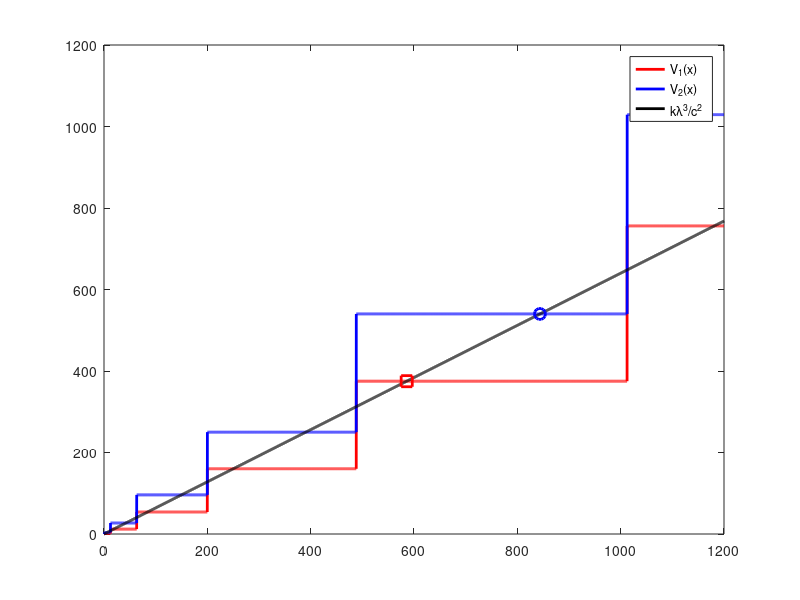
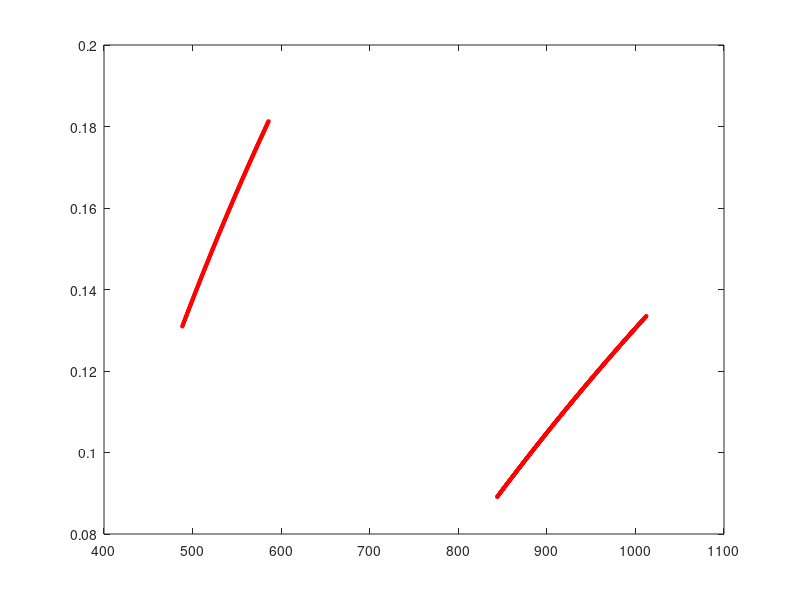

Here is the MATLAB script that generated these plots, in order: (Note: this script raises an error after producing the figures.)
%%%%%%%%%%%%%%%%%%%%%%%%%%%%%%%%%%%%%%%%%%
%%%%%%%    self-optimization       %%%%%%%
%%%%%%%%%%%        PoA         %%%%%%%%%%%
%%%%%%%%%%%%%%%%%%%%%%%%%%%%%%%%%%%%%%%%%%

clear
lambda = 4;
mu = 4;
rho = lambda / mu;
k = 0.1 : .1 : 1200;
c = 10;
count  = 0;

v1 = zeros(1, length(k));
v2 = zeros(1, length(k));
x1 = zeros(1, length(k));
x2 = zeros(1, length(k));

for i = 1 : length(k)
    if rho == 1
        x_opt = (2.*k(i).*lambda^3./c^2).^(1/4) - 1;
        x1(i) = floor(x_opt);
        x2(i) = ceil(x_opt);
        v1(i) = (x1(i)+1).^3 .*(x1(i)+2)./2;
        v2(i) = x2(i).*(x2(i)+1).^3./2;
    else
        myfun1 = @(x) (k(i).*lambda.^3.*(1-rho).^3./(c.^2.*rho.^3)).*(1 + 1./(rho.^(x+1)-1)).^2 ...
            + (rho.^(x+1)-1)./log(rho) - x - 1;
        x_opt = fzero(myfun1, [-0.9 200]);
        x1(i) = floor(x_opt);
        x2(i) = ceil(x_opt);
        v1(i) = (1 - rho.^(x1(i)+1)).^2.*(x1(i)+1-(x1(i)+2).*rho+rho.^(x1(i)+2))./(rho.^(2.*x1(i)-1) .* (1-rho)^4);
        v2(i) = (1 - rho.^(x2(i)+1)).^2.*(x2(i) -(x2(i)+1).*rho+rho.^(x2(i)+1))./(rho.^(2.*x2(i)-1) .* (1-rho)^4);
    end
end
%%%%%%%%%%%%%%%%%%%%%%%%%%%%%%%%%%%%%%%%%%%%%
% find the floor start index and end index 
for j = 1 : length(v1)
    if (x1(j) == 4)
        index_start_floor = j;
        break
    end
end

for j = 1 : length(v1)
    if (x1(j) == 5)
        index_end_floor = j-1;
        break
    end
end

for m = index_start_floor : index_end_floor
    if (k(m)*lambda^3/c^2 > v1(m))
        floor_end = m-1;
        break
    end
end
%%%%%%%%%%%%%%%%%%%%%%%%%%%%%%%%%%%%%%%%%%%%%%
% find the ceiling start index and end index

for j = 1 : length(v2)
    if (x2(j) == 5)
        index_start_ceil = j;
        break
    end
end

for j = 1 : length(v2)
    if (x2(j) == 6)
        index_end_ceil = j-2;
        break
    end
end

for m = index_start_ceil : index_end_ceil
    if (k(m)*lambda^3/c^2 > v2(m))
        ceil_start = m;
        break
    end
end
%%%%%%%%%%%%%%%%%%%%%%%%%%%%%%%%%%%%%%%%%%%%%%
k_floor = k(index_start_floor : floor_end);
k_ceil = k(ceil_start : index_end_ceil);

% price of anarchy
% self-optimiation vs overall

priceOfAnarchy_floor = zeros(1, length(k_floor));


for i = 1 : length(k_floor)
    if rho == 1
        W = 1/2;
    else
        W = rho/(1-rho) + rho/log(rho);
    end
    if k_floor(i)*lambda^3/c^2 < W/3
%%%%%%%%%%%%% self-optimization Bs = 0 %%%%%%%%%%%%%
        T_u(1:3) = k_floor(i) * lambda^2/c^2;

%%%%%%%%%%%%%%% overall B_g = 0 %%%%%%%%%%%%%%%%
        T_g(1:3) = k_floor(i) * lambda^2/c^2;

        
    elseif (k_floor(i)*lambda^3/c^2 >= W/3) && (k_floor(i)*lambda^3/c^2 < W)
%%%%%%%%%%%%%%%% self-optimization  Bs = 0 %%%%%%%%%%%%%%
        T_u(1:3) = k_floor(i) * lambda^2/c^2;

%%%%%%%%%%%%% overall optimization %%%%%%%%%%%%%%
        if rho == 1
            x_opt = (6*k_floor(i)*lambda^3/c^2)^(1/4) - 1;
        else
            myfun = @(x) (3.*k_floor(i).*lambda.^3.*(1-rho).^3./(c.^2.*rho.^3)).*(1 + 1./(rho.^(x+1)-1)).^2 + (rho.^(x+1)-1)./log(rho) - x - 1;
            x_opt = fzero(myfun, [-0.9 200]);
        end
        if x_opt < 0
            B(1) = 0;
            B(2) = 0;
            B(3) = 0;
        else
            %B = floor(x_opt):floor(x_opt)+1;
            B(1) = floor(x_opt);
            B(2) = floor(x_opt) + 1;
            B(3) = x_opt;
            %B = x_opt;
        end
        if rho ~= 1
            pi_0 = (1 - rho)./(1 - rho.^(B+1));
            pi_B = (rho.^B - rho.^(B+1))./(1 - rho.^(B+1));
            E_Q = pi_0 .* rho .* ( 1 - rho.^B)./(1-rho).^2 - B .* rho.^(B+1).*pi_0 ./ (1 - rho);
            E_Q1 = (B+1)./(rho.^(B+1) - 1) + B + 1/(1 - rho);
        else
            pi_B = 1 ./ (B+1);
            E_Q = B./ 2;
        end
        T_g  =  E_Q./lambda + k_floor(i).*lambda^2 .* pi_B.^3 ./ c^2;
    else
 %%%%%%%%%%%%% self-optimization %%%%%%%%%%%%%%
        if rho == 1
            x_opt = (2*k_floor(i)*lambda^3/c^2)^(1/4) - 1;
        else
            myfun1 = @(x) (k_floor(i).*lambda.^3.*(1-rho).^3./(c.^2.*rho.^3)).*(1 + 1./(rho.^(x+1)-1)).^2 + (rho.^(x+1)-1)./log(rho) - x - 1;
            x_opt = fzero(myfun1, [-0.9 200]);
        end
        if x_opt < 0
            Bs(1) = 0;
            Bs(2) = 0;
            Bs(3) = 0;
        else
            %Bs = floor(x_opt):floor(x_opt)+1;
            %Bs = x_opt;
            Bs(1) = floor(x_opt);
            Bs(2) = floor(x_opt) + 1;
            Bs(3) = x_opt;
        end
        if rho ~= 1
            pi_0s = (1 - rho)./(1 - rho.^(Bs+1));
            pi_Bs = (rho.^Bs - rho.^(Bs+1))./(1 - rho.^(Bs+1));
            E_Qs = pi_0s .* rho .* ( 1 - rho.^Bs)./(1-rho).^2 - Bs .* rho.^(Bs+1).*pi_0s ./ (1 - rho);
            E_Q1 = (Bs + 1)./(rho.^(Bs+1) - 1) + Bs + 1/(1 - rho);
        else
            pi_Bs = 1 ./ (Bs+1);
            E_Qs = Bs./ 2;
        end
        T_u  =  E_Qs./lambda + k_floor(i).*lambda^2 .* pi_Bs.^3 ./ c^2;

        
%%%%%%%%%%%%% overall optimization%%%%%%%%%%%%%
        if rho == 1
            x_opt = (6*k_floor(i)*lambda^3/c^2)^(1/4) - 1;
        else
            myfun2 = @(x) (3.*k_floor(i).*lambda.^3.*(1-rho).^3./(c.^2.*rho.^3)).*(1 + 1./(rho.^(x+1)-1)).^2 + (rho.^(x+1)-1)./log(rho) - x - 1;
            x_opt = fzero(myfun2, [-0.9 200]);
        end
        if x_opt < 0
            B(1) = 0;
            B(2) = 0;
            B(3) = 0;
        else
            B(1) = floor(x_opt);
            B(2) = floor(x_opt) + 1;
            B(3) = x_opt;
            %B = floor(x_opt):floor(x_opt)+1;
            %B = x_opt;
        end
        if rho ~= 1
            pi_0 = (1 - rho)./(1 - rho.^(B+1));
            pi_B = (rho.^B - rho.^(B+1))./(1 - rho.^(B+1));
            E_Q = pi_0 .* rho .* ( 1 - rho.^B)./(1-rho).^2 - B .* rho.^(B+1).*pi_0 ./ (1 - rho);
            E_Q1 = (B+1)./(rho.^(B+1) - 1) + B + 1/(1 - rho);
        else
            pi_B = 1 ./ (B+1);
            E_Q = B./ 2;
        end
        T_g  =  E_Q./lambda + k_floor(i).*lambda^2 .* pi_B.^3 ./ c^2;
    end
    
%%%%%%%%%%%% price of anarchy - floor NE %%%%%%%%%%%%%%%%%
%%% 1-floor, 2-ceil, 3-continuous
    priceOfAnarchy_floor(i) = 1 - min(T_g(1:2))/(min(T_u(1)));
end

priceOfAnarchy_ceil = zeros(1, length(k_ceil));

for i = 1 : length(k_ceil)
    if rho == 1
        W = 1/2;
    else
        W = rho/(1-rho) + rho/log(rho);
    end
    if k_ceil(i)*lambda^3/c^2 < W/3
%%%%%%%%%%%%% self-optimization Bs = 0 %%%%%%%%%%%%%
        T_u(1:3) = k_ceil(i) * lambda^2/c^2;
%%%%%%%%%%%%%%% overall B_g = 0 %%%%%%%%%%%%%%%%
        T_g(1:3) = k_ceil(i) * lambda^2/c^2;
       
    elseif (k_ceil(i)*lambda^3/c^2 >= W/3) && (k_ceil(i)*lambda^3/c^2 < W)
%%%%%%%%%%%%%%%% self-optimization  Bs = 0 %%%%%%%%%%%%%%
        T_u(1:3) = k_ceil(i) * lambda^2/c^2;
        
%%%%%%%%%%%%% overall optimization %%%%%%%%%%%%%%
        if rho == 1
            x_opt = (6*k_ceil(i)*lambda^3/c^2)^(1/4) - 1;
        else
            myfun = @(x) (3.*k_ceil(i).*lambda.^3.*(1-rho).^3./(c.^2.*rho.^3)).*(1 + 1./(rho.^(x+1)-1)).^2 + (rho.^(x+1)-1)./log(rho) - x - 1;
            x_opt = fzero(myfun, [-0.9 200]);
        end
        if x_opt < 0
            B(1) = 0;
            B(2) = 0;
            B(3) = 0;
          
        else
            %B = floor(x_opt):floor(x_opt)+1;
            B(1) = floor(x_opt);
            B(2) = floor(x_opt) + 1;
            B(3) = x_opt;
            %B = x_opt;
        end
        if rho ~= 1
            pi_0 = (1 - rho)./(1 - rho.^(B+1));
            pi_B = (rho.^B - rho.^(B+1))./(1 - rho.^(B+1));
            E_Q = pi_0 .* rho .* ( 1 - rho.^B)./(1-rho).^2 - B .* rho.^(B+1).*pi_0 ./ (1 - rho);
            E_Q1 = (B+1)./(rho.^(B+1) - 1) + B + 1/(1 - rho);
        else
            pi_B = 1 ./ (B+1);
            E_Q = B./ 2;
        end
        T_g  =  E_Q./lambda + k_ceil(i).*lambda^2 .* pi_B.^3 ./ c^2;     
    else
 %%%%%%%%%%%%% self-optimization %%%%%%%%%%%%%%
        if rho == 1
            x_opt = (2*k_ceil(i)*lambda^3/c^2)^(1/4) - 1;
        else
            myfun1 = @(x) (k_ceil(i).*lambda.^3.*(1-rho).^3./(c.^2.*rho.^3)).*(1 + 1./(rho.^(x+1)-1)).^2 + (rho.^(x+1)-1)./log(rho) - x - 1;
            x_opt = fzero(myfun1, [-0.9 200]);
        end
        if x_opt < 0
            Bs(1) = 0;
            Bs(2) = 0;
            Bs(3) = 0;
        else
            %Bs = floor(x_opt):floor(x_opt)+1;
            %Bs = x_opt;
            Bs(1) = floor(x_opt);
            Bs(2) = floor(x_opt) + 1;
            Bs(3) = x_opt;
        end
        if rho ~= 1
            pi_0s = (1 - rho)./(1 - rho.^(Bs+1));
            pi_Bs = (rho.^Bs - rho.^(Bs+1))./(1 - rho.^(Bs+1));
            E_Qs = pi_0s .* rho .* ( 1 - rho.^Bs)./(1-rho).^2 - Bs .* rho.^(Bs+1).*pi_0s ./ (1 - rho);
            E_Q1 = (Bs + 1)./(rho.^(Bs+1) - 1) + Bs + 1/(1 - rho);
        else
            pi_Bs = 1 ./ (Bs+1);
            E_Qs = Bs./ 2;
        end
        T_u  =  E_Qs./lambda + k_ceil(i).*lambda^2 .* pi_Bs.^3 ./ c^2;

        
%%%%%%%%%%%%% overall optimization%%%%%%%%%%%%%
        if rho == 1
            x_opt = (6*k_ceil(i)*lambda^3/c^2)^(1/4) - 1;
        else
            myfun2 = @(x) (3.*k_ceil(i).*lambda.^3.*(1-rho).^3./(c.^2.*rho.^3)).*(1 + 1./(rho.^(x+1)-1)).^2 + (rho.^(x+1)-1)./log(rho) - x - 1;
            x_opt = fzero(myfun2, [-0.9 200]);
        end
        if x_opt < 0
            B(1) = 0;
            B(2) = 0;
            B(3) = 0;
        else
            B(1) = floor(x_opt);
            B(2) = floor(x_opt) + 1;
            B(3) = x_opt;
            %B = floor(x_opt):floor(x_opt)+1;
            %B = x_opt;
        end
        if rho ~= 1
            pi_0 = (1 - rho)./(1 - rho.^(B+1));
            pi_B = (rho.^B - rho.^(B+1))./(1 - rho.^(B+1));
            E_Q = pi_0 .* rho .* ( 1 - rho.^B)./(1-rho).^2 - B .* rho.^(B+1).*pi_0 ./ (1 - rho);
            E_Q1 = (B+1)./(rho.^(B+1) - 1) + B + 1/(1 - rho);
        else
            pi_B = 1 ./ (B+1);
            E_Q = B./ 2;
        end
        T_g  =  E_Q./lambda + k_ceil(i).*lambda^2 .* pi_B.^3 ./ c^2;
    end
    
%%%%%%%%%%%% price of anarchy - floor NE %%%%%%%%%%%%%%%%%
%%% 1-floor, 2-ceil, 3-continuous
    priceOfAnarchy_ceil(i) = 1 - min(T_g(1:2))/(min(T_u(2)));
end

figure(11)
k_all = [k_floor , k_ceil];
PoA_floor_and_ceil = [priceOfAnarchy_floor , priceOfAnarchy_ceil];
plot(k_all, PoA_floor_and_ceil,'ro','LineWidth',2,'MarkerSize',1)

figure(1)
plot(k, v1, 'r','LineWidth',2,'MarkerSize',2)
hold on
plot(k, v2, 'b','LineWidth',2,'MarkerSize',2)
plot(k, k.*lambda^3./c^2, 'k','LineWidth',2,'MarkerSize',2)
plot(k(floor_end),k(floor_end).*lambda^3./c^2,'r-s','LineWidth',2,'MarkerSize',8)
plot(k(ceil_start),k(ceil_start).*lambda^3./c^2,'b-o','LineWidth',2,'MarkerSize',8)
legend('V_1(x)','V_2(x)', 'k\lambda^3/c^2')
title('\rho = ' + string(rho) + ', c = ' + string(c), 'FontSize', 15)
xlabel('k')
ylabel('V_1(x) & V_2(x)')
grid on

figure(22222)
plot(k_floor.*lambda^3./c^2, priceOfAnarchy_floor, 'r','LineWidth',2,'MarkerSize',1)
hold on
% plot(W/3, 0, 'b-o','LineWidth',2,'MarkerSize',2)
% plot(W, 0, 'r-s','LineWidth',2,'MarkerSize',2)
xlabel('k\lambda^3/c^2','FontSize', 18)
ylabel('PoA','FontSize', 18)
title('PoA (Floor NE): \rho = ' + string(rho) + ', c = ' + string(c) ...
    + ', \lambda = ' + string(lambda), 'FontSize', 18)
set(gca,'FontSize',18)
grid on

figure(22322)
plot(k_ceil.*lambda^3./c^2, priceOfAnarchy_ceil, 'b','LineWidth',2,'MarkerSize',2)
xlabel('k\lambda^3/c^2','FontSize', 18)
ylabel('PoA','FontSize', 18)
title('PoA (Ceiling NE): \rho = ' + string(rho) + ', c = ' + string(c) ...
    + ', \lambda = ' + string(lambda) , 'FontSize', 18)
set(gca,'FontSize',18)
grid on
